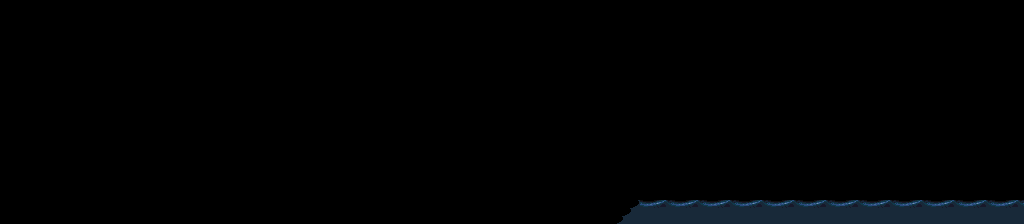

This game map was drawn from its Tiled (.tmx) file and the tilesets committed beside it. A one-line description and the full map source follow:
An orthogonal 128x28 tile map with 8x8 px tiles, 1 tile layer (Tiles), 2 tilesets.

<map version="1.10" tiledversion="1.11.2" orientation="orthogonal" renderorder="right-down" width="128" height="28" tilewidth="8" tileheight="8" infinite="0" nextlayerid="2" nextobjectid="1">
 <tileset firstgid="1" source="drawbridge_water.tsx" />
 <tileset firstgid="257" source="drawbridge_main.tsx" />
 <layer id="1" name="Tiles" width="128" height="28">
  <data encoding="csv">
0,0,0,0,0,0,0,0,0,0,0,0,0,0,0,0,0,0,0,0,0,0,0,0,0,0,0,0,0,0,0,0,0,0,0,0,0,0,0,0,0,0,0,0,0,0,0,0,0,0,0,0,0,0,0,0,0,0,0,0,0,0,0,0,1,1,1,1,1,1,1,1,1,1,1,1,1,1,1,1,1,1,1,1,1,1,1,1,1,1,1,1,1,1,1,1,1,1,1,1,1,1,1,1,1,1,1,1,1,1,1,1,1,1,1,1,1,1,1,1,1,1,1,1,1,1,1,1,
0,0,0,0,0,0,0,0,0,0,0,0,0,0,0,0,0,0,0,0,0,0,0,0,0,0,0,0,0,0,0,0,0,0,0,0,0,0,0,0,0,0,0,0,0,0,0,0,0,0,0,0,0,0,0,0,0,0,0,0,0,0,0,0,1,1,1,1,1,1,1,1,1,1,1,1,1,1,1,1,1,1,1,1,1,1,1,1,1,1,1,1,1,1,1,1,1,1,1,1,1,1,1,1,1,1,1,1,1,1,1,1,1,1,1,1,1,1,1,1,1,1,1,1,1,1,1,1,
0,0,0,0,0,0,0,0,0,0,0,0,0,0,0,0,0,0,0,0,0,0,0,0,0,0,0,0,0,0,0,0,0,0,0,0,0,0,0,0,0,0,0,0,0,0,0,0,0,0,0,0,0,0,0,0,0,0,0,0,0,0,0,0,1,1,1,1,1,1,1,1,1,1,1,1,1,1,1,1,1,1,1,1,1,1,1,1,1,1,1,1,1,1,1,1,1,1,1,1,1,1,1,1,1,1,1,1,1,1,1,1,1,1,1,1,1,1,1,1,1,1,1,1,1,1,1,1,
0,0,0,0,0,0,0,0,0,0,0,0,0,0,0,0,0,0,0,0,0,0,0,0,0,0,0,0,0,0,0,0,0,0,0,0,0,0,0,0,0,0,0,0,0,0,0,0,0,0,0,0,0,0,0,0,0,0,0,0,0,0,0,0,1,1,1,1,1,1,1,1,1,1,1,1,1,1,1,1,1,1,1,1,1,1,1,1,1,1,1,1,1,1,1,1,1,1,1,1,1,1,1,1,1,1,1,1,1,1,1,1,1,1,1,1,1,1,1,1,1,1,1,1,1,1,1,1,
0,0,0,0,0,0,0,0,0,0,0,0,0,0,0,0,0,0,0,0,0,0,0,0,0,0,0,0,0,0,0,0,0,0,0,0,0,0,0,0,0,0,0,0,0,0,0,0,0,0,0,0,0,0,0,0,0,0,0,0,0,0,0,0,1,1,1,1,1,1,1,1,1,1,1,1,1,1,1,1,1,1,1,1,1,1,1,1,1,1,1,1,1,1,1,1,1,1,1,1,1,1,1,1,1,1,1,1,1,1,1,1,1,1,1,1,1,1,1,1,1,1,1,1,1,1,1,1,
0,0,0,0,0,0,0,0,0,0,0,0,0,0,0,0,0,0,0,0,0,0,0,0,0,0,0,0,0,0,0,0,0,0,0,0,0,0,0,0,0,0,0,0,0,0,0,0,0,0,0,0,0,0,0,0,0,0,0,0,0,0,0,0,1,1,1,1,1,1,1,1,1,1,1,1,1,1,1,1,1,1,1,1,1,1,1,1,1,1,1,1,1,1,1,1,1,1,1,1,1,1,1,1,1,1,1,1,1,1,1,1,1,1,1,1,1,1,1,1,1,1,1,1,1,1,1,1,
0,0,0,0,0,0,0,0,0,0,0,0,0,0,0,0,0,0,0,0,0,0,0,0,0,0,0,0,0,0,0,0,0,0,0,0,0,0,0,0,0,0,0,0,0,0,0,0,0,0,0,0,0,0,0,0,0,0,0,0,0,0,0,0,1,1,1,1,1,1,1,1,1,1,1,1,1,1,1,1,1,1,1,1,1,1,1,1,1,1,1,1,1,1,1,1,1,1,1,1,1,1,1,1,1,1,1,1,1,1,1,1,1,1,1,1,1,1,1,1,1,1,1,1,1,1,1,1,
0,0,0,0,0,0,0,0,0,0,0,0,0,0,0,0,0,0,0,0,0,0,0,0,0,0,0,0,0,0,0,0,0,0,0,0,0,0,0,0,0,0,0,0,0,0,0,0,0,0,0,0,0,0,0,0,0,0,0,0,0,0,0,0,1,1,1,1,1,1,1,1,1,1,1,1,1,1,1,1,1,1,1,1,1,1,1,1,1,1,1,1,1,1,1,1,1,1,1,1,1,1,1,1,1,1,1,1,1,1,1,1,1,1,1,1,1,1,1,1,1,1,1,1,1,1,1,1,
0,0,0,0,0,0,0,0,0,0,0,0,0,0,0,0,0,0,0,0,0,0,0,0,0,0,0,0,0,0,0,0,0,0,0,0,0,0,0,0,0,0,0,0,0,0,0,0,0,0,0,0,0,0,0,0,0,0,0,0,0,0,0,0,1,1,1,1,1,1,1,1,1,1,1,1,1,1,1,1,1,1,1,1,1,1,1,1,1,1,1,1,1,1,1,1,1,1,1,1,1,1,1,1,1,1,1,1,1,1,1,1,1,1,1,1,1,1,1,1,1,1,1,1,1,1,1,1,
0,0,0,0,0,0,0,0,0,0,0,0,0,0,0,0,0,0,0,0,0,0,0,0,0,0,0,0,0,0,0,0,0,0,0,0,0,0,0,0,0,0,0,0,0,0,0,0,0,0,0,0,0,0,0,0,0,0,0,0,0,0,0,0,1,1,1,1,1,1,1,1,1,1,1,1,1,1,1,1,1,1,1,1,1,1,1,1,1,1,1,1,1,1,1,1,1,1,1,1,1,1,1,1,1,1,1,1,1,1,1,1,1,1,1,1,1,1,1,1,1,1,1,1,1,1,1,1,
0,0,0,0,0,0,0,0,0,0,0,0,0,0,0,0,0,0,0,0,0,0,0,0,0,0,0,0,0,0,0,0,0,0,0,0,0,0,0,0,0,0,0,0,0,0,0,0,0,0,0,0,0,0,0,0,0,0,0,0,0,0,0,0,1,1,1,1,1,1,1,1,1,1,1,1,1,1,1,1,1,1,1,1,1,1,1,1,1,1,1,1,1,1,1,1,1,1,1,1,1,1,1,1,1,1,1,1,1,1,1,1,1,1,1,1,1,1,1,1,1,1,1,1,1,1,1,1,
0,0,0,0,0,0,0,0,0,0,0,0,0,0,0,0,0,0,0,0,0,0,0,0,0,0,0,0,0,0,0,0,0,0,0,0,0,0,0,0,0,0,0,0,0,0,0,0,0,0,0,0,0,0,0,0,0,0,0,0,0,0,0,0,1,1,1,1,1,1,1,1,1,1,1,1,1,1,1,1,1,1,1,1,1,1,1,1,1,1,1,1,1,1,1,1,1,1,1,1,1,1,1,1,1,1,1,1,1,1,1,1,1,1,1,1,1,1,1,1,1,1,1,1,1,1,1,1,
0,0,0,0,0,0,0,0,0,0,0,0,0,0,0,0,0,0,0,0,0,0,0,0,0,0,0,0,0,0,0,0,0,0,0,0,0,0,0,0,0,0,0,0,0,0,0,0,0,0,0,0,0,0,0,0,0,0,0,0,0,0,0,0,1,1,1,1,1,1,1,1,1,1,1,1,1,1,1,1,1,1,1,1,1,1,1,1,1,1,1,1,1,1,1,1,1,1,1,1,1,1,1,1,1,1,1,1,1,1,1,1,1,1,1,1,1,1,1,1,1,1,1,1,1,1,1,1,
0,0,0,0,0,0,0,0,0,0,0,0,0,0,0,0,0,0,0,0,0,0,0,0,0,0,0,0,0,0,0,0,0,0,0,0,0,0,0,0,0,0,0,0,0,0,0,0,0,0,0,0,0,0,0,0,0,0,0,0,0,0,0,0,1,1,1,1,1,1,1,1,1,1,1,1,1,1,1,1,1,1,1,1,1,1,1,1,1,1,1,1,1,1,1,1,1,1,1,1,1,1,1,1,1,1,1,1,1,1,1,1,1,1,1,1,1,1,1,1,1,1,1,1,1,1,1,1,
0,0,0,0,0,0,0,0,0,0,0,0,0,0,0,0,0,0,0,0,0,0,0,0,0,0,0,0,0,0,0,0,0,0,0,0,0,0,0,0,0,0,0,0,0,0,0,0,0,0,0,0,0,0,0,0,0,0,0,0,0,0,0,0,1,1,1,1,1,1,1,1,1,1,1,1,1,1,1,1,1,1,1,1,1,1,1,1,1,1,1,1,1,1,1,1,1,1,1,1,1,1,1,1,1,1,1,1,1,1,1,1,1,1,1,1,1,1,1,1,1,1,1,1,1,1,1,1,
0,0,0,0,0,0,0,0,0,0,0,0,0,0,0,0,0,0,0,0,0,0,0,0,0,0,0,0,0,0,0,0,0,0,0,0,0,0,0,0,0,0,0,0,0,0,0,0,0,0,0,0,0,0,0,0,0,0,0,0,0,0,0,0,1,1,1,1,1,1,1,1,1,1,1,1,1,1,1,1,1,1,1,1,1,1,1,1,1,1,1,1,1,1,1,1,1,1,1,1,1,1,1,1,1,1,1,1,1,1,1,1,1,1,1,1,1,1,1,1,1,1,1,1,1,1,1,1,
0,0,0,0,0,0,0,0,0,0,0,0,0,0,0,0,0,0,0,0,0,0,0,0,0,0,0,0,0,0,0,0,0,0,0,0,0,0,0,0,0,0,0,0,0,0,0,0,0,0,0,0,0,0,0,0,0,0,0,0,0,0,0,0,1,1,1,1,1,1,1,1,1,1,1,1,1,1,1,1,1,1,1,1,1,1,1,1,1,1,1,1,1,1,1,1,1,1,1,1,1,1,1,1,1,1,1,1,1,1,1,1,1,1,1,1,1,1,1,1,1,1,1,1,1,1,1,1,
0,0,0,0,0,0,0,0,0,0,0,0,0,0,0,0,0,0,0,0,0,0,0,0,0,0,0,0,0,0,0,0,0,0,0,0,0,0,0,0,0,0,0,0,0,0,0,0,0,0,0,0,0,0,0,0,0,0,0,0,0,0,0,0,1,1,1,1,1,1,1,1,1,1,1,1,1,1,1,1,1,1,1,1,1,1,1,1,1,1,1,1,1,1,1,1,1,1,1,1,1,1,1,1,1,1,1,1,1,1,1,1,1,1,1,1,1,1,1,1,1,1,1,1,1,1,1,1,
0,0,0,0,0,0,0,0,0,0,0,0,0,0,0,0,0,0,0,0,0,0,0,0,0,0,0,0,0,0,0,0,0,0,0,0,0,0,0,0,0,0,0,0,0,0,0,0,0,0,0,0,0,0,0,0,0,0,0,0,0,0,0,0,1,1,1,1,1,1,1,1,1,1,1,1,1,1,1,1,1,1,1,1,1,1,1,1,1,1,1,1,1,1,1,1,1,1,1,1,1,1,1,1,1,1,1,1,1,1,1,1,1,1,1,1,1,1,1,1,1,1,1,1,1,1,1,1,
0,0,0,0,0,0,0,0,0,0,0,0,0,0,0,0,0,0,0,0,0,0,0,0,0,0,0,0,0,0,0,0,0,0,0,0,0,0,0,0,0,0,0,0,0,0,0,0,0,0,0,0,0,0,0,0,0,0,0,0,0,0,0,0,1,1,1,1,1,1,1,1,1,1,1,1,1,1,1,1,1,1,1,1,1,1,1,1,1,1,1,1,1,1,1,1,1,1,1,1,1,1,1,1,1,1,1,1,1,1,1,1,1,1,1,1,1,1,1,1,1,1,1,1,1,1,1,1,
0,0,0,0,0,0,0,0,0,0,0,0,0,0,0,0,0,0,0,0,0,0,0,0,0,0,0,0,0,0,0,0,0,0,0,0,0,0,0,0,0,0,0,0,0,0,0,0,0,0,0,0,0,0,0,0,0,0,0,0,0,0,0,0,1,1,1,1,1,1,1,1,1,1,1,1,1,1,1,1,1,1,1,1,1,1,1,1,1,1,1,1,1,1,1,1,1,1,1,1,1,1,1,1,1,1,1,1,1,1,1,1,1,1,1,1,1,1,1,1,1,1,1,1,1,1,1,1,
0,0,0,0,0,0,0,0,0,0,0,0,0,0,0,0,0,0,0,0,0,0,0,0,0,0,0,0,0,0,0,0,0,0,0,0,0,0,0,0,0,0,0,0,0,0,0,0,0,0,0,0,0,0,0,0,0,0,0,0,0,0,0,0,1,1,1,1,1,1,1,1,1,1,1,1,1,1,1,1,1,1,1,1,1,1,1,1,1,1,1,1,1,1,1,1,1,1,1,1,1,1,1,1,1,1,1,1,1,1,1,1,1,1,1,1,1,1,1,1,1,1,1,1,1,1,1,1,
0,0,0,0,0,0,0,0,0,0,0,0,0,0,0,0,0,0,0,0,0,0,0,0,0,0,0,0,0,0,0,0,0,0,0,0,0,0,0,0,0,0,0,0,0,0,0,0,0,0,0,0,0,0,0,0,0,0,0,0,0,0,0,0,1,1,1,1,1,1,1,1,1,1,1,1,1,1,1,1,1,1,1,1,1,1,1,1,1,1,1,1,1,1,1,1,1,1,1,1,1,1,1,1,1,1,1,1,1,1,1,1,1,1,1,1,1,1,1,1,1,1,1,1,1,1,1,1,
0,0,0,0,0,0,0,0,0,0,0,0,0,0,0,0,0,0,0,0,0,0,0,0,0,0,0,0,0,0,0,0,0,0,0,0,0,0,0,0,0,0,0,0,0,0,0,0,0,0,0,0,0,0,0,0,0,0,0,0,0,0,0,0,1,1,1,1,1,1,1,1,1,1,1,1,1,1,1,1,1,1,1,1,1,1,1,1,1,1,1,1,1,1,1,1,1,1,1,1,1,1,1,1,1,1,1,1,1,1,1,1,1,1,1,1,1,1,1,1,1,1,1,1,1,1,1,1,
0,0,0,0,0,0,0,0,0,0,0,0,0,0,0,0,0,0,0,0,0,0,0,0,0,0,0,0,0,0,0,0,0,0,0,0,0,0,0,0,0,0,0,0,0,0,0,0,0,0,0,0,0,0,0,0,0,0,0,0,0,0,0,0,1,1,1,1,1,1,1,1,1,1,1,1,1,1,1,1,257,257,0,0,0,0,0,0,0,0,0,0,0,0,0,0,0,0,0,0,0,0,0,0,0,0,0,0,0,0,0,0,0,0,0,0,0,0,0,0,0,0,0,0,0,0,0,0,
0,0,0,0,0,0,0,0,0,0,0,0,0,0,0,0,0,0,0,0,0,0,0,0,0,0,0,0,0,0,0,0,0,0,0,0,0,0,0,0,0,0,0,0,0,0,0,0,0,0,0,0,0,0,0,0,0,0,0,0,0,0,0,0,1,1,1,1,1,1,1,1,1,1,1,1,1,1,1,14,19,20,21,22,19,20,21,22,19,20,21,22,19,20,21,22,19,20,21,22,19,20,21,22,19,20,21,22,19,20,21,22,19,20,21,22,19,20,21,22,19,20,21,22,19,20,21,22,
0,0,0,0,0,0,0,0,0,0,0,0,0,0,0,0,0,0,0,0,0,0,0,0,0,0,0,0,0,0,0,0,0,0,0,0,0,0,0,0,0,0,0,0,0,0,0,0,0,0,0,0,0,0,0,0,0,0,0,0,0,0,0,0,1,1,1,1,1,1,1,1,1,1,1,1,1,1,14,15,15,15,15,15,15,15,15,15,15,15,15,15,15,15,15,15,15,15,15,15,15,15,15,15,15,15,15,15,15,15,15,15,15,15,15,15,15,15,15,15,15,15,15,15,15,15,15,15,
0,0,0,0,0,0,0,0,0,0,0,0,0,0,0,0,0,0,0,0,0,0,0,0,0,0,0,0,0,0,0,0,0,0,0,0,0,0,0,0,0,0,0,0,0,0,0,0,0,0,0,0,0,0,0,0,0,0,0,0,0,0,0,0,1,1,1,1,1,1,1,1,1,1,1,1,1,14,15,15,15,15,15,15,15,15,15,15,15,15,15,15,15,15,15,15,15,15,15,15,15,15,15,15,15,15,15,15,15,15,15,15,15,15,15,15,15,15,15,15,15,15,15,15,15,15,15,15
</data>
 </layer>
</map>
